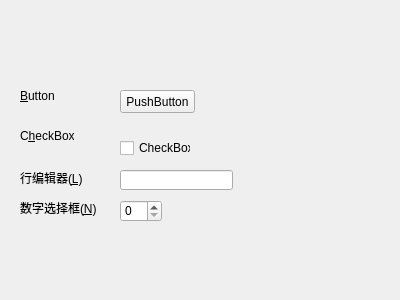
<?xml version="1.0" encoding="UTF-8"?>
<ui version="4.0">
 <class>MyWidget</class>
 <widget class="QWidget" name="MyWidget">
  <property name="geometry">
   <rect>
    <x>0</x>
    <y>0</y>
    <width>400</width>
    <height>300</height>
   </rect>
  </property>
  <property name="windowTitle">
   <string>MyWidget</string>
  </property>
  <widget class="QLabel" name="label">
   <property name="geometry">
    <rect>
     <x>20</x>
     <y>90</y>
     <width>54</width>
     <height>12</height>
    </rect>
   </property>
   <property name="text">
    <string>&amp;Button</string>
   </property>
   <property name="buddy">
    <cstring>pushButton</cstring>
   </property>
  </widget>
  <widget class="QLabel" name="label_2">
   <property name="geometry">
    <rect>
     <x>20</x>
     <y>130</y>
     <width>54</width>
     <height>12</height>
    </rect>
   </property>
   <property name="text">
    <string>C&amp;heckBox</string>
   </property>
   <property name="buddy">
    <cstring>checkBox</cstring>
   </property>
  </widget>
  <widget class="QLabel" name="label_3">
   <property name="geometry">
    <rect>
     <x>20</x>
     <y>170</y>
     <width>81</width>
     <height>16</height>
    </rect>
   </property>
   <property name="text">
    <string>行编辑器(&amp;L)</string>
   </property>
   <property name="buddy">
    <cstring>lineEdit</cstring>
   </property>
  </widget>
  <widget class="QLabel" name="label_4">
   <property name="geometry">
    <rect>
     <x>20</x>
     <y>200</y>
     <width>91</width>
     <height>16</height>
    </rect>
   </property>
   <property name="text">
    <string>数字选择框(&amp;N)</string>
   </property>
   <property name="buddy">
    <cstring>spinBox</cstring>
   </property>
  </widget>
  <widget class="QPushButton" name="pushButton">
   <property name="geometry">
    <rect>
     <x>120</x>
     <y>90</y>
     <width>75</width>
     <height>23</height>
    </rect>
   </property>
   <property name="text">
    <string>PushButton</string>
   </property>
  </widget>
  <widget class="QCheckBox" name="checkBox">
   <property name="geometry">
    <rect>
     <x>120</x>
     <y>140</y>
     <width>71</width>
     <height>16</height>
    </rect>
   </property>
   <property name="text">
    <string>CheckBox</string>
   </property>
  </widget>
  <widget class="QLineEdit" name="lineEdit">
   <property name="geometry">
    <rect>
     <x>120</x>
     <y>170</y>
     <width>113</width>
     <height>20</height>
    </rect>
   </property>
  </widget>
  <widget class="QSpinBox" name="spinBox">
   <property name="geometry">
    <rect>
     <x>120</x>
     <y>200</y>
     <width>42</width>
     <height>22</height>
    </rect>
   </property>
  </widget>
 </widget>
 <layoutdefault spacing="6" margin="11"/>
 <tabstops>
  <tabstop>checkBox</tabstop>
  <tabstop>lineEdit</tabstop>
  <tabstop>pushButton</tabstop>
  <tabstop>spinBox</tabstop>
 </tabstops>
 <resources/>
 <connections/>
</ui>
